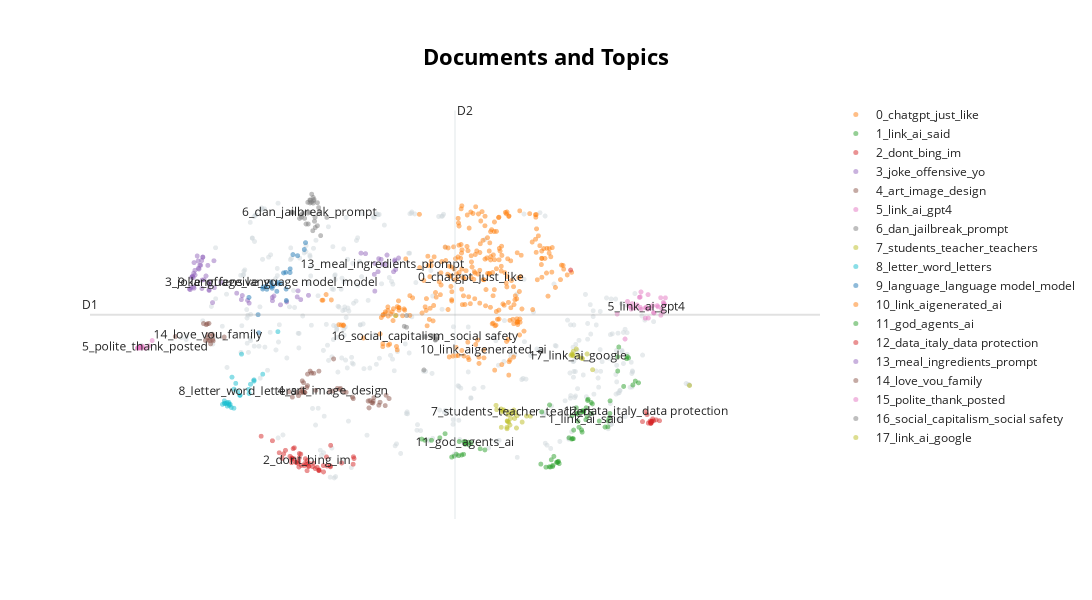

Write notebook code for a chart like this one.
### Code cell
#Plotting the differences and similarities between topics on two axis
print('Map of topics')
model.visualize_documents(model_data, reduced_embeddings=None, height=600)
